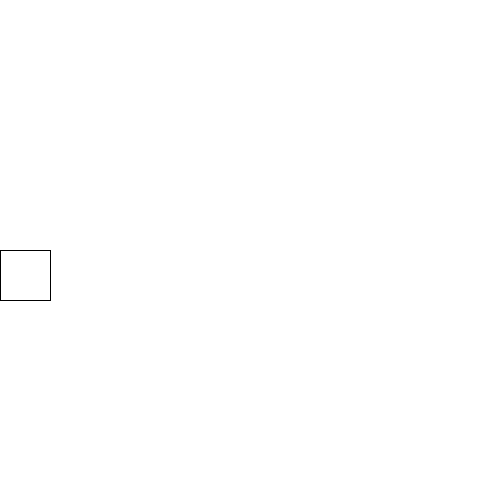
Frame 1 (no input)
Frame 60 (the mouse pressed at the canvas centre just before this capture): identical to frame 1, image omitted
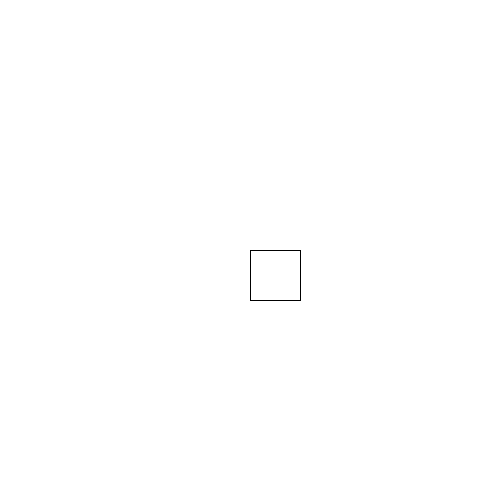
Frame 120 (the mouse held since frame 60 and released just before this capture)

The Processing sketch that drew these frames (run headless with seeded random() and noise(); from frame 60 on, the mouse is pressed at the canvas centre):

// Processing sketch: quadradomeio1
// ── quadradomeio1.pde
void setup()
{
  size(500, 500);
}

void draw()
{
  background(255);  
  rect(mouseX, height/2, 50, 50);
}
